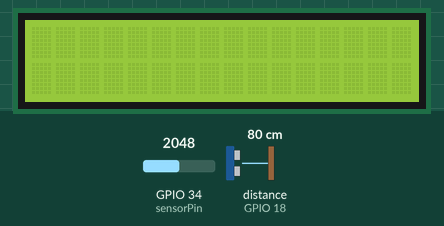
Recording of a sketch running on a simulated ESP32. Shown: 16×2 character LCD. Wiring (inferred from the names in the program): ultrasonic range finder: trigger GPIO 5; echo GPIO 18. Inputs (shaded band) come from the test bench; at power-on: GPIO 34 (sensorPin) = 2048, distance to the obstacle (sensor on GPIO 18) 80 cm. The echo pulse lasts 58.3 µs per cm.

Above: at 1.2 s.
1.3 s: GPIO 34 (sensorPin) set to 719
2.8 s: GPIO 34 (sensorPin) set to 588
At 3.4 s:
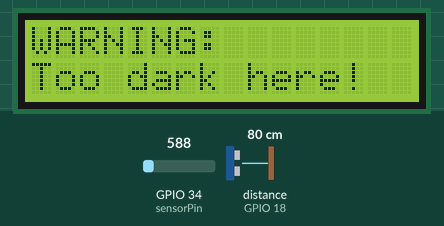
4.3 s: GPIO 34 (sensorPin) set to 690
At 4.7 s:
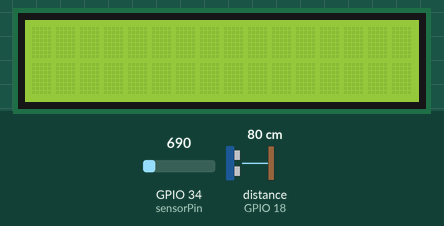
5.8 s: GPIO 34 (sensorPin) set to 610
At 7.3 s:
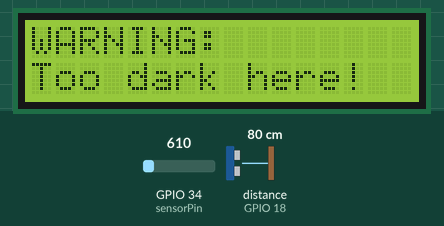
Timing chart, 0 to 8.3 s (numbered marks = the images above; inputs shaded):
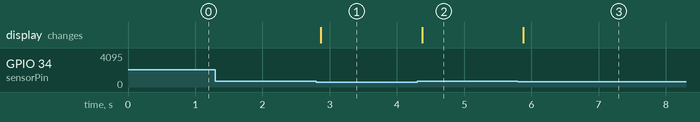

The sketch:

update_loop_code.ino
```cpp
#include <Wire.h>
#include <LiquidCrystal_I2C.h>

const int trigPin = 5;
const int echoPin = 18;
const int sensorPin = 34;

unsigned long inRangeStart = 0;
LiquidCrystal_I2C lcd(0x27, 16, 2);

String currentLine0 = "";
String currentLine1 = "";

//update function to easily clear/update lines
void updateLCD(int line, String text) {
  while (text.length() < 16) {
    text += " ";
  }


  if (line == 0 && text != currentLine0) {
    lcd.setCursor(0, 0);
    lcd.print(text);
    currentLine0 = text;
  } else if (line == 1 && text != currentLine1) {
    lcd.setCursor(0, 1);
    lcd.print(text);
    currentLine1 = text;
  }
}

void setup() {
  Serial.begin(115200);
  pinMode(trigPin, OUTPUT);
  pinMode(echoPin, INPUT);
  lcd.init();
  lcd.backlight();
}

void loop() {

  //read
  int lightValue = analogRead(sensorPin);

  //firing ultrasonic sensor
  digitalWrite(trigPin, LOW);
  delayMicroseconds(2);
  digitalWrite(trigPin, HIGH);
  delayMicroseconds(10);
  digitalWrite(trigPin, LOW);
  long duration = pulseIn(echoPin, HIGH);
  float distanceCm = duration * 0.0343 / 2;

//string variables as placeholders
  String distMsg = "";
  String lightMsg = "";

//photoresistor threshold
  if (lightValue < 650) {
    lightMsg = "Too dark here!";
  }

//ultrasonic sensor threshold using old calibration logic
  unsigned long currentTime = millis();

  if (distanceCm > 0 && distanceCm < 15) {
    if (inRangeStart == 0) inRangeStart = currentTime;
    if (currentTime - inRangeStart >= 10000) {
        distMsg = "Way too close!";
    }
  } else if (distanceCm < 30) {
    if (inRangeStart == 0) inRangeStart = currentTime;
    if (currentTime - inRangeStart >= 20000) {
        distMsg = "Too close!";
    }
  } else {
    inRangeStart = 0;
  }
//filling in the lcd with messages based on satisfied thresholds
  if (distMsg != "" && lightMsg != "") {
    updateLCD(0, distMsg);
    updateLCD(1, lightMsg);

  } else if (distMsg != "") {

    updateLCD(0, "WARNING:");
    updateLCD(1, distMsg);

  } else if (lightMsg != "") {

    updateLCD(0, "WARNING:");
    updateLCD(1, lightMsg);

  } else {

    updateLCD(0, "");
    updateLCD(1, "");
  }

  delay(100);
}
```

Measured:
- the behaviour switches between 650 and 649 on GPIO 34 (sensorPin) (found by bisection; images 0 and 1)
- after the input at 1.3 s, every drawn part: stays the same
- after the input at 2.8 s, the display: changes after 0.07 s (image 1)
- after the input at 4.3 s, the display: changes after 0.07 s (image 2)
- after the input at 5.8 s, the display: changes after 0.08 s (image 3)
